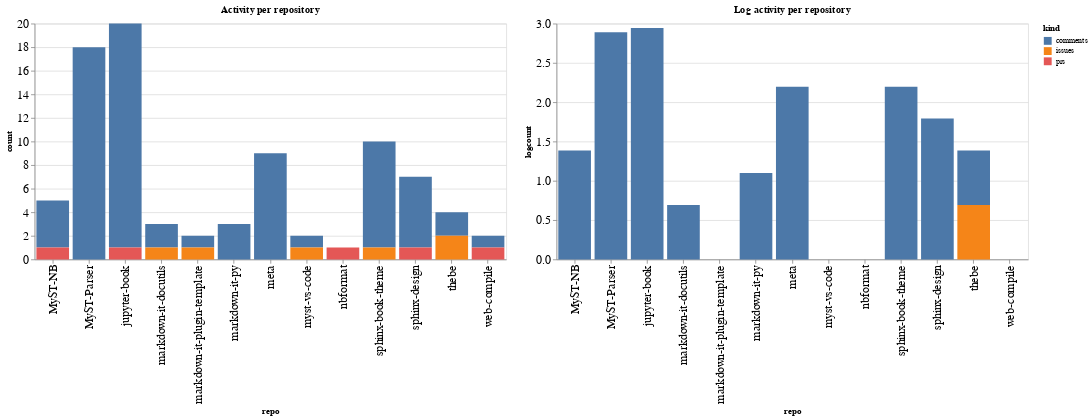

Here is the notebook cell this chart was saved with:
### Code cell
ch1 = alt.Chart(repo_summaries, width=600, title="Activity per repository").mark_bar().encode(
    x='repo',
    y='count',
    color='kind',
    tooltip="kind"
)

ch2 = alt.Chart(repo_summaries, width=600, title="Log activity per repository").mark_bar().encode(
    x='repo',
    y='logcount',
    color='kind',
    tooltip="kind"
)

ch1 | ch2

### Figure 1 — Vega-Lite specification as saved in the notebook (floating-point values rounded to 4 significant figures)
{"config": {"axisLeft": {"labelFontSize": 15}, "axisBottom": {"labelFontSize": 15}}, "hconcat": [{"mark": "bar", "encoding": {"color": {"type": "nominal", "field": "kind"}, "tooltip": {"type": "nominal", "field": "kind"}, "x": {"type": "nominal", "field": "repo"}, "y": {"type": "quantitative", "field": "count"}}, "title": "Activity per repository", "width": 600}, {"mark": "bar", "encoding": {"color": {"type": "nominal", "field": "kind"}, "tooltip": {"type": "nominal", "field": "kind"}, "x": {"type": "nominal", "field": "repo"}, "y": {"type": "quantitative", "field": "logcount"}}, "title": "Log activity per repository", "width": 600}], "data": {"name": "data-aa516931735b1b0a61a236880bd10678"}, "$schema": "https://vega.github.io/schema/vega-lite/v4.8.1.json", "datasets": {"data-aa516931735b1b0a61a236880bd10678": [{"repo": "MyST-NB", "kind": "comments", "count": 4, "logcount": 1.386}, {"repo": "MyST-NB", "kind": "prs", "count": 1, "logcount": 0.0}, {"repo": "MyST-Parser", "kind": "comments", "count": 18, "logcount": 2.89}, {"repo": "jupyter-book", "kind": "comments", "count": 19, "logcount": 2.944}, {"repo": "jupyter-book", "kind": "prs", "count": 1, "logcount": 0.0}, {"repo": "markdown-it-docutils", "kind": "comments", "count": 2, "logcount": 0.6931}, {"repo": "markdown-it-docutils", "kind": "issues", "count": 1, "logcount": 0.0}, {"repo": "markdown-it-plugin-template", "kind": "comments", "count": 1, "logcount": 0.0}, {"repo": "markdown-it-plugin-template", "kind": "issues", "count": 1, "logcount": 0.0}, {"repo": "markdown-it-py", "kind": "comments", "count": 3, "logcount": 1.099}, {"repo": "meta", "kind": "comments", "count": 9, "logcount": 2.197}, {"repo": "myst-vs-code", "kind": "comments", "count": 1, "logcount": 0.0}, {"repo": "myst-vs-code", "kind": "issues", "count": 1, "logcount": 0.0}, {"repo": "nbformat", "kind": "prs", "count": 1, "logcount": 0.0}, {"repo": "sphinx-book-theme", "kind": "comments", "count": 9, "logcount": 2.197}, {"repo": "sphinx-book-theme", "kind": "issues", "count": 1, "logcount": 0.0}, {"repo": "sphinx-design", "kind": "comments", "count": 6, "logcount": 1.792}, {"repo": "sphinx-design", "kind": "prs", "count": 1, "logcount": 0.0}, {"repo": "thebe", "kind": "comments", "count": 2, "logcount": 0.6931}, {"repo": "thebe", "kind": "issues", "count": 2, "logcount": 0.6931}, {"repo": "web-compile", "kind": "comments", "count": 1, "logcount": 0.0}, {"repo": "web-compile", "kind": "prs", "count": 1, "logcount": 0.0}]}}
